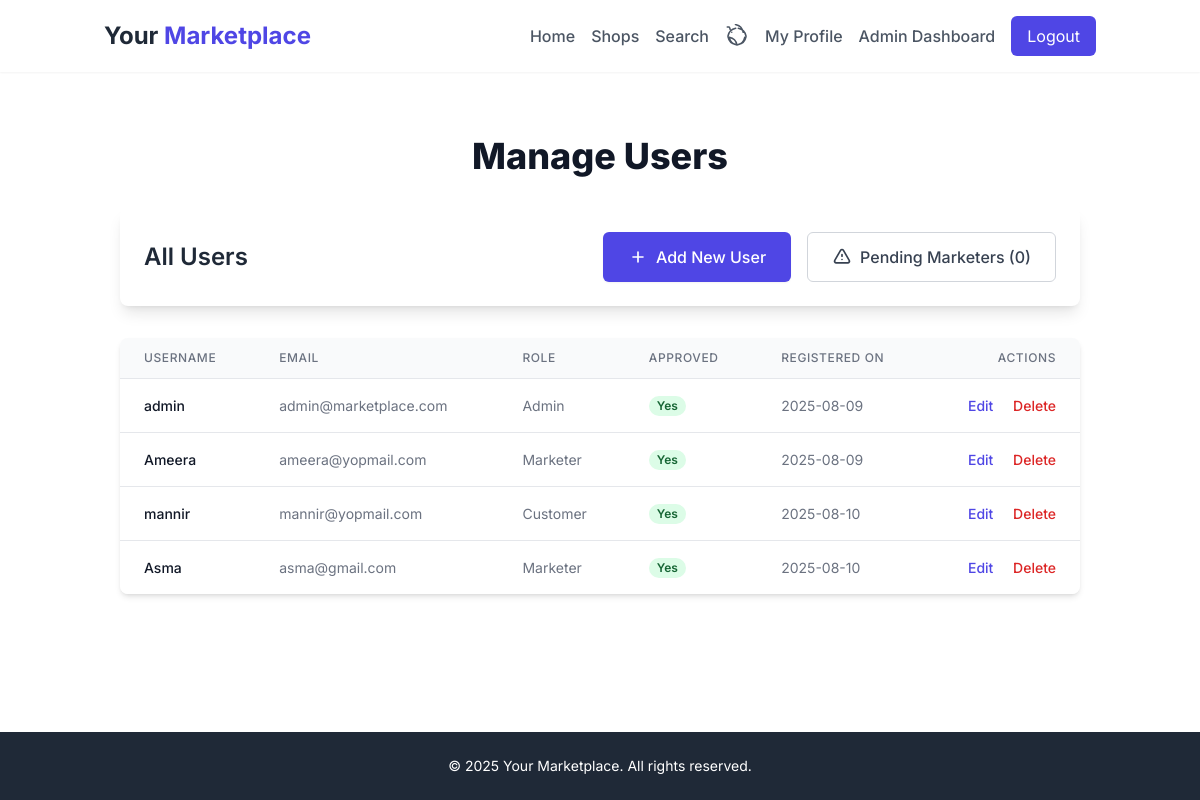
The app's page /admin/users (signed in) with its own data.
### app/models.py (models this page shows, shortened)
class User(UserMixin, db.Model):
    id = db.Column(db.Integer, primary_key=True)
    username = db.Column(db.String(64), index=True, unique=True, nullable=False)
    email = db.Column(db.String(120), index=True, unique=True, nullable=False)
    password_hash = db.Column(db.String(128))
    role = db.Column(db.String(20), default='customer')  # 'admin', 'marketer', 'customer'
    is_approved = db.Column(db.Boolean, default=False)
    created_at = db.Column(db.DateTime, default=datetime.utcnow)
    shops = db.relationship('Shop', backref='owner', lazy='dynamic')
    ratings = db.relationship('Rating', backref='user', lazy='dynamic')
    orders = db.relationship('Order', backref='customer', lazy='dynamic')
    notifications = db.relationship('Notification', backref='user', lazy='dynamic') # New: User can have notifications

### app/admin.py (the view)
@bp.route('/users')
@login_required
def user_list():
    if current_user.role != 'admin':
        flash('Access denied.', 'danger')
        return redirect(url_for('customer.index'))
    users = User.query.all()
    pending_count = User.query.filter_by(is_approved=False).count()
    return render_template('admin/users.html', users=users, pending_count=pending_count)

### app/models.py (called while the page is built)
@login.user_loader
def load_user(id):
    return User.query.get(int(id))

### app/templates/admin/users.html (shortened to what this page needs)
{% extends "base.html" %}
{% block content %}
<div class="max-w-6xl mx-auto px-4 py-8">
    <h1 class="text-4xl font-extrabold text-gray-900 mb-8 text-center">Manage Users</h1>
    <div class="bg-white p-6 rounded-lg shadow-lg mb-8 flex flex-col md:flex-row justify-between items-center">
        <h2 class="text-2xl font-semibold text-gray-800 mb-4 md:mb-0">All Users</h2>
        <div class="flex space-x-4">
            <a href="{{ url_for('admin.create_user') }}"
               class="inline-flex items-center px-6 py-3 border border-transparent text-base font-medium rounded-md shadow-sm text-white bg-indigo-600 hover:bg-indigo-700 focus:outline-none focus:ring-2 focus:ring-offset-2 focus:ring-indigo-500 transition-colors duration-200">
                <svg class="w-5 h-5 mr-2" fill="none" stroke="currentColor" viewBox="0 0 24 24" xmlns="http://www.w3.org/2000/svg"><path stroke-linecap="round" stroke-linejoin="round" stroke-width="2" d="M12 6v6m0 0v6m0-6h6m-6 0H6"></path></svg>
                Add New User
            </a>
            <a href="{{ url_for('admin.pending_users') }}"
               class="inline-flex items-center px-6 py-3 border border-gray-300 text-base font-medium rounded-md text-gray-700 bg-white hover:bg-gray-50 focus:outline-none focus:ring-2 focus:ring-offset-2 focus:ring-indigo-500 transition-colors duration-200">
                Pending Marketers ({{ pending_count }})
            </a>
        </div>
    </div>
    {% if users %}
        <div class="overflow-x-auto bg-white rounded-lg shadow-md">
            <table class="min-w-full divide-y divide-gray-200">
                <thead class="bg-gray-50">
                    <tr>
                        <th scope="col" class="px-6 py-3 text-left text-xs font-medium text-gray-500 uppercase tracking-wider">Username</th>
                        <th scope="col" class="px-6 py-3 text-left text-xs font-medium text-gray-500 uppercase tracking-wider">Email</th>
                        <th scope="col" class="px-6 py-3 text-left text-xs font-medium text-gray-500 uppercase tracking-wider">Role</th>
                        <th scope="col" class="px-6 py-3 text-left text-xs font-medium text-gray-500 uppercase tracking-wider">Approved</th>
                        <th scope="col" class="px-6 py-3 text-left text-xs font-medium text-gray-500 uppercase tracking-wider">Registered On</th>
                        <th scope="col" class="px-6 py-3 text-right text-xs font-medium text-gray-500 uppercase tracking-wider">Actions</th>
                    </tr>
                </thead>
                <tbody class="bg-white divide-y divide-gray-200">
                    {% for user in users %}
                    <tr>
                        <td class="px-6 py-4 whitespace-nowrap text-sm font-medium text-gray-900">{{ user.username }}</td>
                        <td class="px-6 py-4 whitespace-nowrap text-sm text-gray-500">{{ user.email }}</td>
                        <td class="px-6 py-4 whitespace-nowrap text-sm text-gray-500">{{ user.role|capitalize }}</td>
                        <td class="px-6 py-4 whitespace-nowrap text-sm">
                            {% if user.is_approved %}
                                <span class="px-2 inline-flex text-xs leading-5 font-semibold rounded-full bg-green-100 text-green-800">Yes</span>
                            {% else %}
                                <span class="px-2 inline-flex text-xs leading-5 font-semibold rounded-full bg-yellow-100 text-yellow-800">No</span>
                            {% endif %}
                        </td>
                        <td class="px-6 py-4 whitespace-nowrap text-sm text-gray-500">{{ user.created_at.strftime('%Y-%m-%d') }}</td>
                        <td class="px-6 py-4 whitespace-nowrap text-right text-sm font-medium">
                            <a href="{{ url_for('admin.edit_user', user_id=user.id) }}" class="text-indigo-600 hover:text-indigo-900 mr-4">Edit</a>
                            <form action="{{ url_for('admin.reject_user', user_id=user.id) }}" method="POST" class="inline-block" onsubmit="return confirm('Are you sure you want to delete this user? This action cannot be undone.');">
                                <button type="submit" class="text-red-600 hover:text-red-900">Delete</button>
                            </form>
                        </td>
                    </tr>
                    {% endfor %}
                </tbody>
            </table>
        </div>
    {% else %}
        <div class="bg-white p-6 rounded-lg shadow-md text-center text-gray-600">
            <p class="text-lg">No users found.</p>
            <p class="mt-2 text-sm">You can add a new user using the button above.</p>
        </div>
    {% endif %}
</div>
{% endblock %}

### app/templates/base.html (style rules this page uses)
body { font-family: 'Inter', sans-serif; color: #1a202c; @apply bg-gray-50; }

### records on screen
User: username "admin", email "admin@marketplace.com", role "Admin", is_approved "Yes", created_at "2025-08-09"
User: username "Ameera", email "ameera@yopmail.com", role "Marketer", is_approved "Yes", created_at "2025-08-09"
User: username "mannir", email "mannir@yopmail.com", role "Customer", is_approved "Yes", created_at "2025-08-10"
User: username "Asma", email "asma@gmail.com", role "Marketer", is_approved "Yes", created_at "2025-08-10"

### other values on screen
{{ pending_count }} "0"
{{ moment().format('YYYY') }} "2025"
